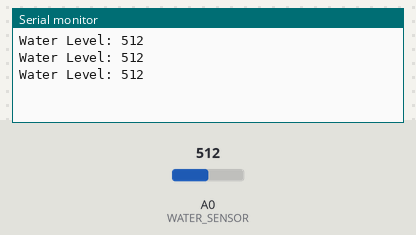
Bench run of a sketch on a simulated Arduino Uno, built with avr-gcc and run on an emulated ATmega328P. Parts: the last lines printed to the serial monitor. The inputs (shaded band) are chosen by the test bench; at power-on: A0 (WATER_SENSOR) = 512.

Above: at 1.3 s.
1.4 s: A0 (WATER_SENSOR) set to 716
At 1.9 s:
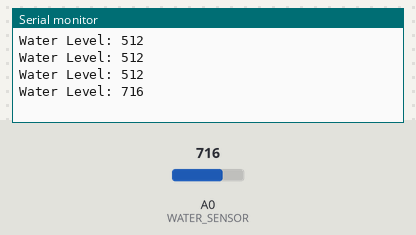
2.9 s: A0 (WATER_SENSOR) set to 900
At 3.4 s:
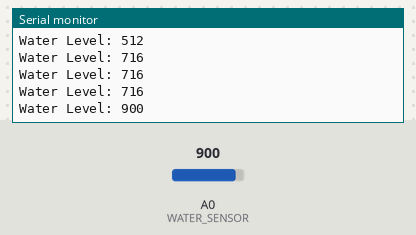
Timing chart, 0 to 5.9 s (numbered marks = the images above; inputs shaded):
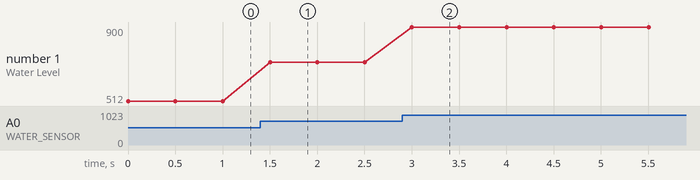

The sketch:

sensor_test.ino
```cpp
#define WATER_SENSOR A0

void setup() {
  Serial.begin(9600);
}

void loop() {
  int waterLevel = analogRead(WATER_SENSOR);

  Serial.print("Water Level: ");
  Serial.println(waterLevel);

  delay(500);
}
```

Measured:
- after the input at 1.4 s, the serial monitor: prints a new line after 0.10 s (image 1)
- after the input at 2.9 s, the serial monitor: prints a new line after 0.10 s (image 2)
- plotted number 1: 512 → 716 after the input at 1.4 s, 716 → 900 after the input at 2.9 s
